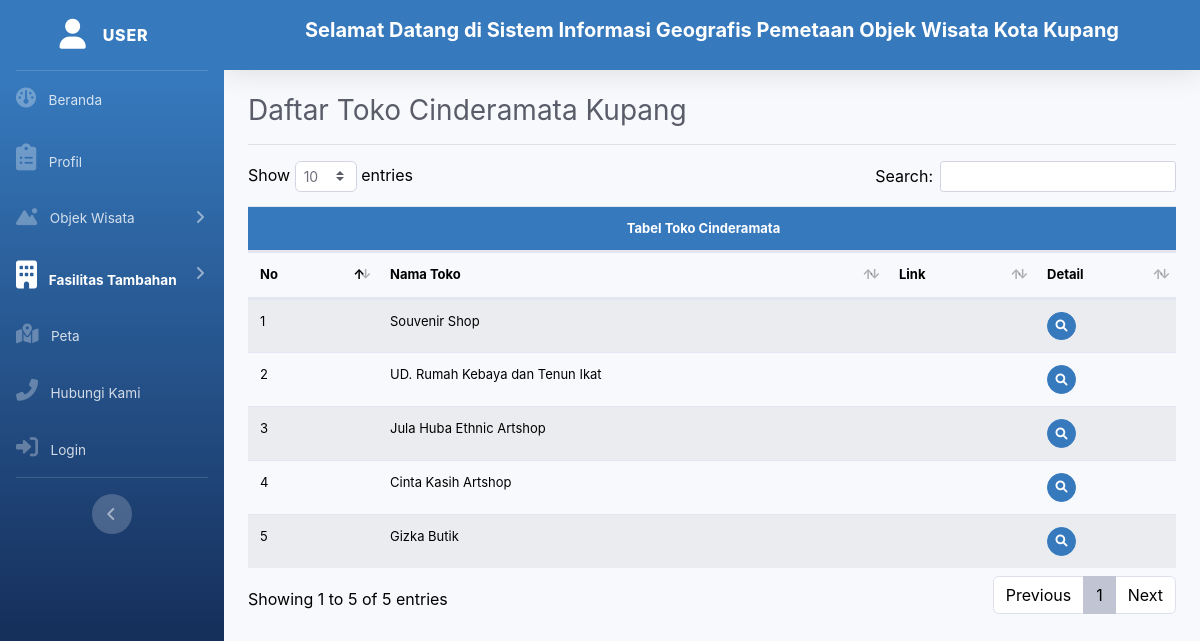
Page /index.php/user/indexTCUser on the committed database.
### tables this page shows
CREATE TABLE `tabeltokocinderamata` (
  `id` int(128) NOT NULL,
  `idkecamatan` int(128) NOT NULL,
  `idkelurahan` int(128) NOT NULL,
  `nmusaha` varchar(128) NOT NULL,
  `alamat` varchar(128) NOT NULL,
  `nmpemilik` varchar(128) NOT NULL,
  `link` varchar(128) DEFAULT NULL
);

### application/controllers/User.php (called while the page is built, shortened)
<?php
class User extends CI_Controller
{
  public function indexTCUser()
  {
    $data['customColor'] = 'blueberryBlue';
    $data["title"] = "SIG-User";
    $data["sidebar"] = "fasTamActive";
    $data["sidebarTitle"] = "indexTCUser";
    $data["semua"] = $this->M_obwis->semuaData();
    $this->load->view('templates/header', $data);
    $this->load->view('templates/sidebar', $data);
    $this->load->view('templates/topbar');
    $this->load->view('user/indexTC', $data);
    $this->load->view('templates/footer');
  }
}

### index.php (called while the page is built, shortened)
<?php
require_once BASEPATH.'core/CodeIgniter.php';

### application/models/M_obwis.php (called while the page is built, shortened)
<?php
class M_obwis extends CI_Model
{
	public function semuaData()
	{
		return [
			"dataAdmin" => $this->db->get('tabeladmin')->result(),
			"dataObwis" => $this->db->get('tabelobwis')->result(),
			"dataKategori" => $this->db->get('tabelkategori')->result(),
			"dataKecamatan" => $this->db->get('tabelkecamatan')->result(),
			"dataKelurahan" => $this->db->get('tabelkelurahan')->result(),
			"dataBPP" => $this->db->get('tabelbpp')->result(),
			"dataTC" => $this->db->get('tabeltokocinderamata')->result(),
			"dataHotel" => $this->db->get('tabelhotel')->result()
		];
	}
}

### application/views/user/indexTC.php (the view, shortened to what this page needs)
<div class="container-fluid" id="isi">
    <?php if ($this->session->userdata('username')) {
    $key = 'Admin';
  } else {
    $key = 'User';
  } ?>
    <div class="d-sm-flex align-items-center justify-content-between">
        <h3 class="mb-0 text-gray-800">Daftar Toko Cinderamata Kupang</h3>
    </div>
    <hr class="divider">
    <div class="row">
        <div class="col-lg-12">
            <div class="table-responsive">
                <table class="table table-striped" id="dataTable" style="font-size:13px;">
                    <thead>
                        <tr>
                            <th class="text-center bg-<?= $customColor; ?> text-white" colspan="4">
                                Tabel Toko Cinderamata
                            </th>
                        </tr>
                        <tr>
                            <th>No</th>
                            <th>Nama Toko</th>
                            <th>Link</th>
                            <th style="width:100px;">Detail</th>
                        </tr>
                    </thead>
                    <tbody>
                        <?php $no = 0;
            foreach ($semua["dataTC"] as $rowTC) : ?>
                        <tr class="even">
                            <td><?= ++$no; ?></td>
                            <td><?= $rowTC->nmusaha; ?></td>
                            <td><a href="<?= 'http://'.$rowTC->link; ?>"><?= $rowTC->link; ?></a></td>
                            <td>
                                <a class="btn btn-<?= $customColor; ?> btn-sm btn-circle"
                                    href="<?= base_url($key . '/indexDetailTC' . $key . '/') . $rowTC->id; ?>">
                                    <i class="fa-solid fa-magnifying-glass"></i>
                                </a>
                            </td>
                        </tr>
                        <?php endforeach; ?>
                    </tbody>
                </table>
            </div>
        </div>
    </div>
</div>

### rows in the picture
tabeltokocinderamata: nmusaha "Souvenir Shop"
tabeltokocinderamata: nmusaha "UD. Rumah Kebaya dan Tenun Ikat"
tabeltokocinderamata: nmusaha "Jula Huba Ethnic Artshop"
tabeltokocinderamata: nmusaha "Cinta Kasih Artshop"
tabeltokocinderamata: nmusaha "Gizka Butik"

### other values in the picture
$key "USER"
